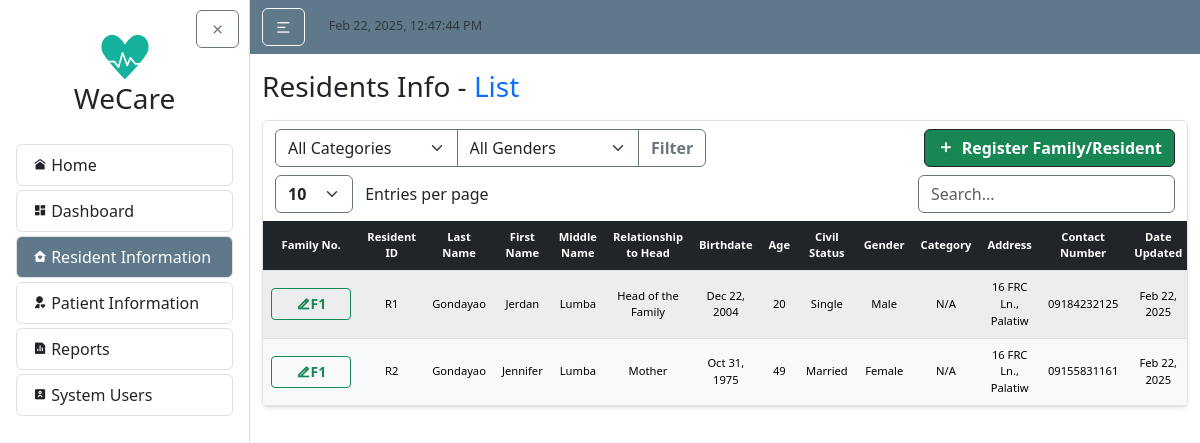
The app's page /residents/ with its own data.
### residentInfo/models.py (models this page shows, shortened)
class Resident(models.Model):
    id = models.CharField(max_length=10, primary_key=True, editable=False)
    family = models.ForeignKey(Family, on_delete=models.CASCADE, related_name='residents', null=True)
    last_name = models.CharField(max_length=100, default="--")
    first_name = models.CharField(max_length=100, default="--")
    middle_name = models.CharField(max_length=100, blank=True, null=True, default="--")
    relationship_to_head = models.CharField(max_length=50, default="--")
    birthdate = models.DateField(default=datetime.date(2000, 1, 1))
    age = models.PositiveIntegerField(default=0)
    civil_status = models.CharField(max_length=50, default="--")
    gender = models.CharField(max_length=20, choices=GENDER_CHOICES, default="Male")
    category = models.CharField(max_length=20, choices=CATEGORY_CHOICES, default='N/A')
    present_address = models.CharField(max_length=255, default="--")
    contact_number = models.CharField(max_length=20, default="--")
    date_updated = models.DateTimeField(auto_now=True)

class Family(models.Model):
    family_no = models.CharField(max_length=10, primary_key=True, editable=False)
    date_updated = models.DateTimeField(auto_now=True)

### residentInfo/views.py (the view)
# urls.py: path('', views.family_resident_list, name='resident-list'),
def family_resident_list(request):
    category = request.GET.get('category', '')
    gender = request.GET.get('gender', '')
    residents = Resident.objects.select_related('family').all()
    if category:
        residents = residents.filter(category=category)
    if gender:
        residents = residents.filter(gender=gender)
    residents = residents.order_by('family__family_no', 'id')
    return render(request, 'residentInfo/resident_list.html', {'residents': residents})

### residentInfo/templates/residentInfo/resident_list.html (shortened to what this page needs)
{% extends "home/layout.html" %}
{% block body %}
<h3 class="mb-3">Residents Info - <span class="text-primary">List</span></h3>
<article class="content-section border rounded p-0 shadow-sm">
    <div class="container">
      <div class="row mt-2">
        <div class="col-auto">
          <form method="get" action="">
            <div class="input-group">
                <select name="category" class="form-select border-secondary" style="cursor: pointer; vertical-align: middle;">
                  <option value="" {% if not request.GET.category %}selected{% endif %}>All Categories</option>
                </select>
                <select name="gender" class="form-select border-secondary" style="cursor: pointer; vertical-align: middle;">
                    <option value="" {% if not request.GET.gender %}selected{% endif %}>All Genders</option>
                </select>
              <button type="submit" class="btn btn-outline-secondary fw-bold">Filter</button>
            </div>
          </form>
        </div>
        <div class="col-auto ms-auto">
          <a href="{% url 'resident-create' %}" class="btn btn-success info border-dark fw-bold d-flex align-items-center">
            <i class="ri-add-fill" style="font-size: calc(6px + 0.8vw);"></i>
            <span class="ms-2">Register Family/Resident</span>
          </a>
        </div>
      </div>
      <div class="row mt-2">
        <div class="col-auto">
          <select id="customEntries" class="form-select d-inline w-auto border-secondary fw-bold" style="font-size: 1rem; cursor: pointer; vertical-align: middle;">
            <option value="10">10</option>
          </select>
          <span class="d-inline ms-2" style="font-size: 1rem; vertical-align: middle;">Entries per page</span>
        </div>
        <div class="col-auto ms-auto">
          <input type="text" id="searchBar" class="form-control d-inline w-auto border-secondary" placeholder="Search..." style="font-size: 1rem; vertical-align: middle;">
        </div>
      </div>
    </div>
    <div class="table-responsive mt-2">
        <table id="dataTable" class="table table-light table-striped table-striped text-cente m-0 projectTables">
        <thead class="table-dark">
          <tr>
            <th class="text-center">Family No.</th>
            <th class="text-center">Resident ID</th>
            <th class="text-center">Last Name</th>
            <th class="text-center">First Name</th>
            <th class="text-center">Middle Name</th>
            <th class="text-center">Relationship to Head</th>
            <th class="text-center">Birthdate</th>
            <th class="text-center">Age</th>
            <th class="text-center">Civil Status</th>
            <th class="text-center">Gender</th>
            <th class="text-center">Category</th>
            <th class="text-center">Address</th>
            <th class="text-center">Contact Number</th>
            <th class="text-center">Date Updated</th>
          </tr>
        </thead>
        <tbody>
            {% for resident in residents %}
            <tr>
                <td><a href="{% url 'family-update' resident.family.family_no %}" class="btn btn-sm btn-outline-success fw-bold px-4 text-center"><i class="ri-edit-2-line"></i>{{ resident.family.family_no }}</a></td>
                <td class="text-center">{{ resident.id }}</td>
                <td class="text-center">{{ resident.last_name }}</td>
                <td class="text-center">{{ resident.first_name }}</td>
                <td class="text-center">{{ resident.middle_name }}</td>
                <td class="text-center">{{ resident.relationship_to_head|capfirst }}</td>
                <td class="text-center">{{ resident.birthdate|date:"M d, Y" }}</td>
                <td class="text-center">{{ resident.age }}</td>
                <td class="text-center">{{ resident.civil_status }}</td>
                <td class="text-center">{{ resident.gender }}</td>
                <td class="text-center">{{ resident.category }}</td>
                <td class="text-center">{{ resident.present_address }}</td>
                <td class="text-center">{{ resident.contact_number }}</td>
                <td class="text-center">{{ resident.date_updated|date:"M d, Y" }}</td>
            </tr>
            {% endfor %}
        </tbody>
        </table>
    </div>
</article>
{% endblock body %}

### home/static/home/main.css (style rules this page uses)
body { background: #fafafa; color: #333333; }
h1, h2, h3, h4, h5, h6 { color: #444444; font-size: calc(1rem + 0.8vw); margin-bottom: 1rem; }
.content-section { background: #ffffff; padding: 1.25rem; border: 1px solid #dddddd; border-radius: 0.5rem; margin-bottom: 1.5rem; }
.projectTables { min-width: 992px; font-size: calc(0.55rem + 0.2vw); margin-bottom: 0; }
.projectTables th, .projectTables td { padding: calc(5px + 0.2vw) calc(8px + 0.2vw); vertical-align: middle; border-color: #dee2e6; text-align: center; }
.projectTables thead th { font-weight: 600; }
button, input[type="submit"] { margin-top: 10px; }
.container { max-width: 1490px!important; }

### records on screen
Resident: family.family_no "F1", id "R1", last_name "Gondayao", first_name "Jerdan", middle_name "Lumba", relationship_to_head "Head of the Family", birthdate "Dec 22, 2004", age "20", civil_status "Single", gender "Male", category "N/A", present_address "16 FRC Ln., Palatiw", contact_number "09184232125", date_updated "Feb 22, 2025"
Resident: family.family_no "F1", id "R2", last_name "Gondayao", first_name "Jennifer", middle_name "Lumba", relationship_to_head "Mother", birthdate "Oct 31, 1975", age "49", civil_status "Married", gender "Female", category "N/A", present_address "16 FRC Ln., Palatiw", contact_number "09155831161", date_updated "Feb 22, 2025"
